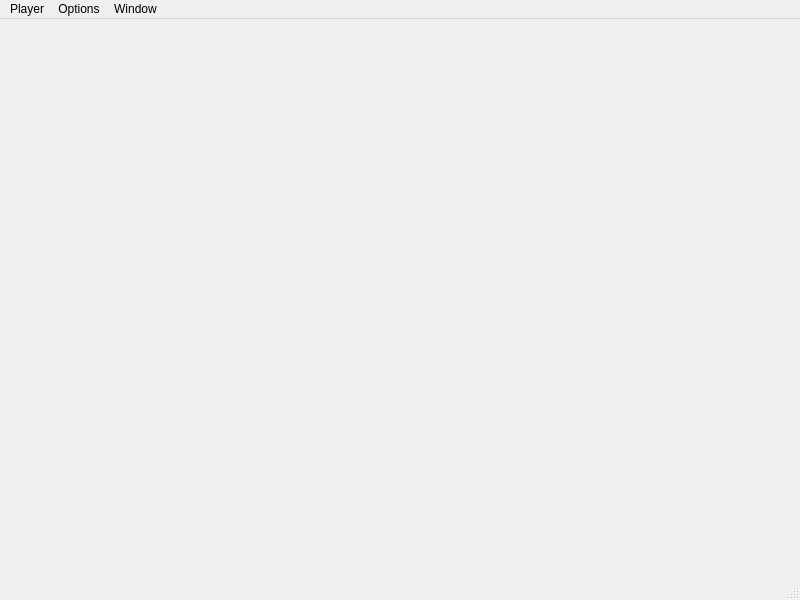
<?xml version="1.0" encoding="UTF-8"?>
<ui version="4.0">
 <class>MainWindow</class>
 <widget class="QMainWindow" name="MainWindow">
  <property name="geometry">
   <rect>
    <x>0</x>
    <y>0</y>
    <width>800</width>
    <height>600</height>
   </rect>
  </property>
  <property name="windowTitle">
   <string>MainWindow</string>
  </property>
  <widget class="QWidget" name="centralwidget">
   <layout class="QGridLayout" name="gridLayout_2"/>
  </widget>
  <widget class="QMenuBar" name="menubar">
   <property name="geometry">
    <rect>
     <x>0</x>
     <y>0</y>
     <width>800</width>
     <height>21</height>
    </rect>
   </property>
   <widget class="QMenu" name="menuPlayer_Menu">
    <property name="title">
     <string>Player</string>
    </property>
    <addaction name="separator"/>
    <addaction name="actionYoloooo"/>
   </widget>
   <widget class="QMenu" name="menuOptions">
    <property name="title">
     <string>Options</string>
    </property>
    <addaction name="separator"/>
   </widget>
   <widget class="QMenu" name="menuWindow">
    <property name="title">
     <string>Window</string>
    </property>
    <addaction name="actionTranscript"/>
    <addaction name="actionEvidence"/>
    <addaction name="actionServer_Chat"/>
    <addaction name="separator"/>
    <addaction name="actionRoom_Controls"/>
    <addaction name="actionRoom_List"/>
    <addaction name="separator"/>
    <addaction name="actionMusic_List"/>
    <addaction name="actionSound_Mixer"/>
    <addaction name="separator"/>
    <addaction name="actionEmotion_Preview"/>
    <addaction name="separator"/>
    <addaction name="actionLoad_Layout"/>
    <addaction name="actionSave_Layout"/>
   </widget>
   <addaction name="menuPlayer_Menu"/>
   <addaction name="menuOptions"/>
   <addaction name="menuWindow"/>
  </widget>
  <widget class="QStatusBar" name="statusbar"/>
  <action name="actionMute_player">
   <property name="text">
    <string>Mute player</string>
   </property>
  </action>
  <action name="actionYoloooo">
   <property name="text">
    <string>Yoloooo</string>
   </property>
  </action>
  <action name="actionTranscript">
   <property name="text">
    <string>Transcript</string>
   </property>
  </action>
  <action name="actionEvidence">
   <property name="text">
    <string>Evidence</string>
   </property>
  </action>
  <action name="actionServer_Chat">
   <property name="text">
    <string>Server Chat</string>
   </property>
  </action>
  <action name="actionRoom_Controls">
   <property name="text">
    <string>Room Controls</string>
   </property>
  </action>
  <action name="actionRoom_List">
   <property name="text">
    <string>Room List</string>
   </property>
  </action>
  <action name="actionMusic_List">
   <property name="text">
    <string>Music List</string>
   </property>
  </action>
  <action name="actionSound_Mixer">
   <property name="text">
    <string>Sound Mixer</string>
   </property>
  </action>
  <action name="actionLoad_Layout">
   <property name="text">
    <string>Load Layout...</string>
   </property>
  </action>
  <action name="actionSave_Layout">
   <property name="text">
    <string>Save Layout...</string>
   </property>
  </action>
  <action name="actionEmotion_Preview">
   <property name="text">
    <string>Emotion Preview</string>
   </property>
  </action>
 </widget>
 <resources>
  <include location="../../resources.qrc"/>
 </resources>
 <connections/>
</ui>
